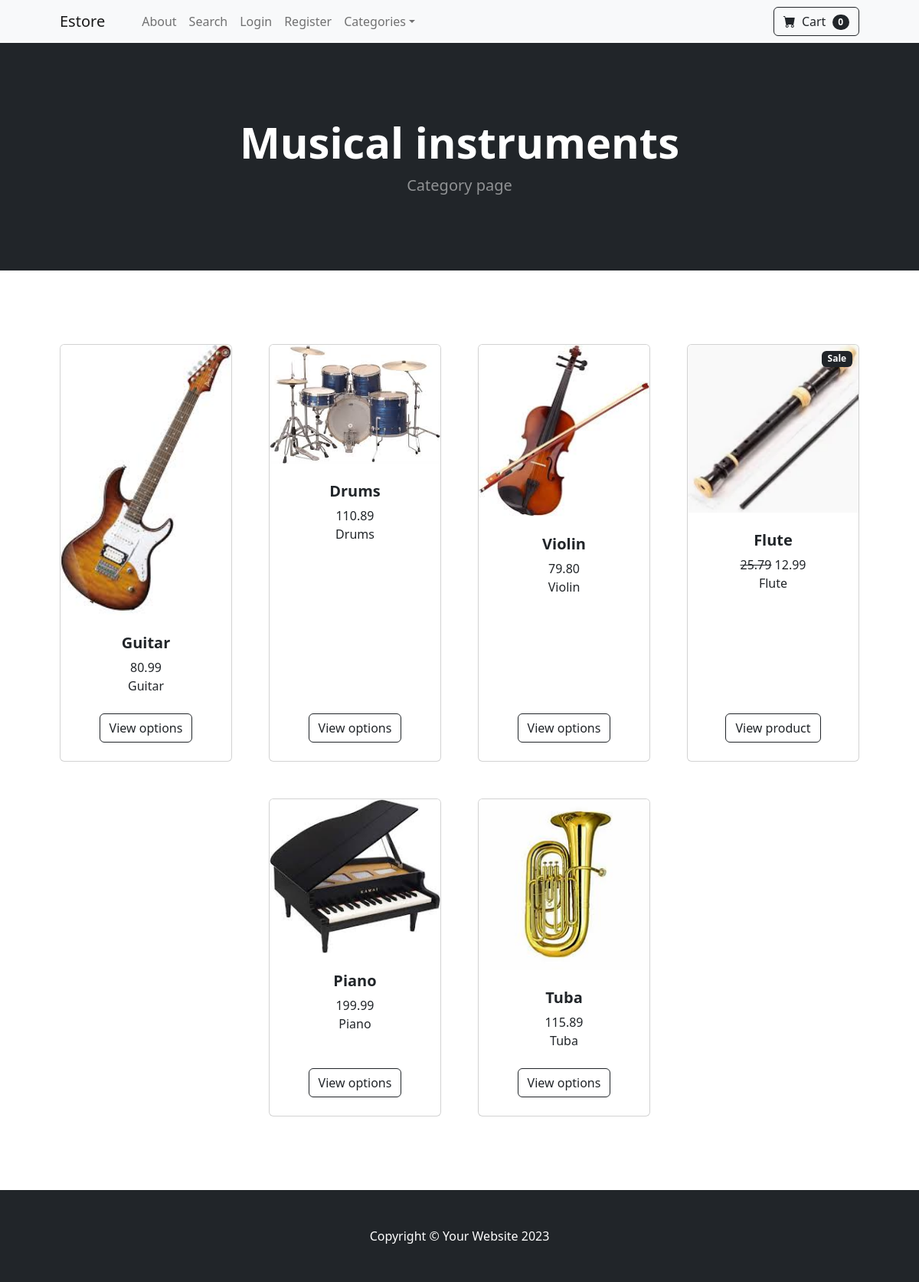
The app's page /category/Musical instruments/, older data.
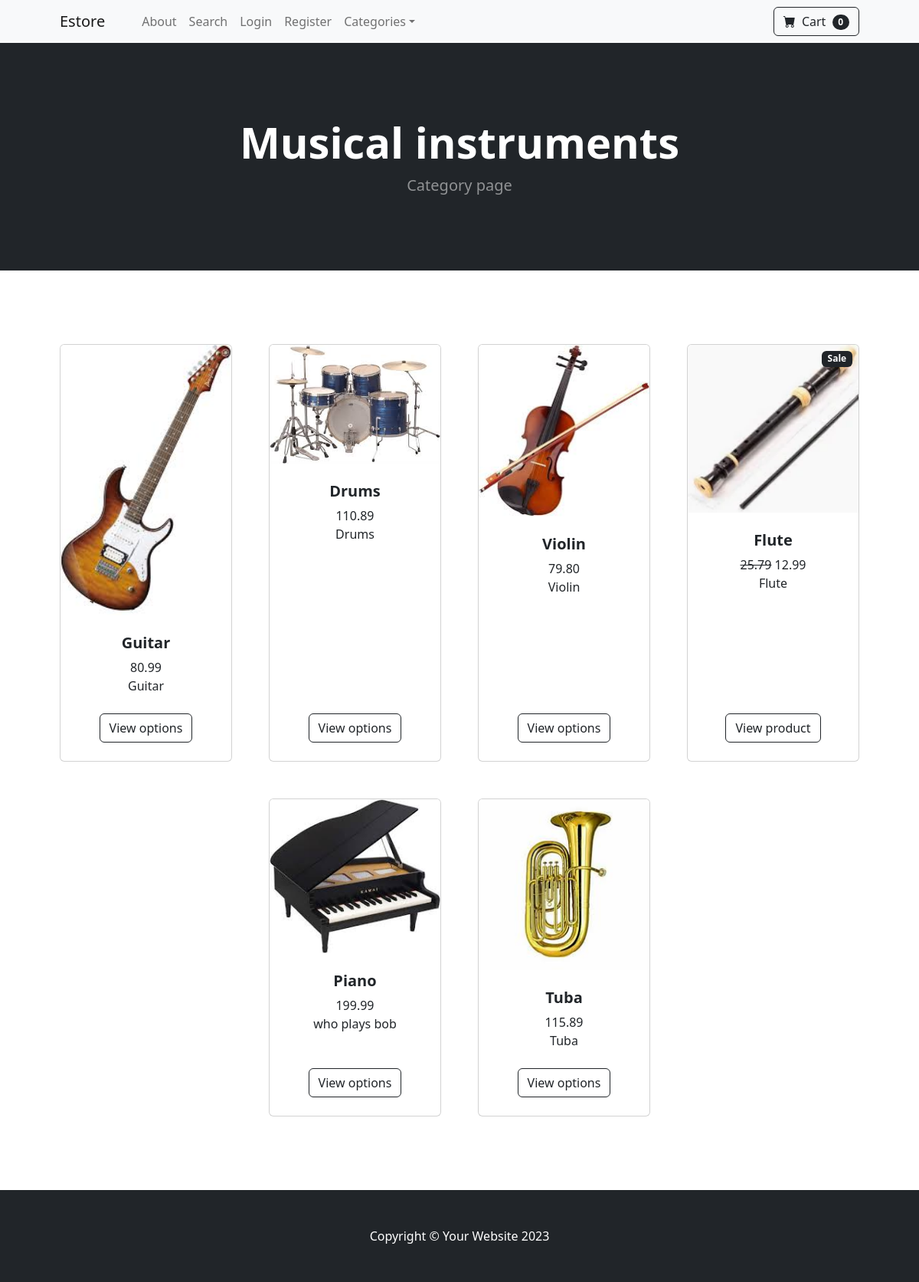
The same page, newer data.
### Estore/models.py (models this page shows, shortened)
class Product(models.Model):
    name = models.CharField(max_length=100)
    price = models.DecimalField(default=0, decimal_places=2, max_digits=7)
    category = models.ForeignKey(Category,on_delete=models.CASCADE,default = 1)
    description = models.CharField(max_length=1000,default = '',blank=True, null=True)
    image = models.ImageField(upload_to='upload/product/')
    is_sale = models.BooleanField(default = False)
    sale_price = models.DecimalField(default = 0 ,decimal_places= 2, max_digits=7)

### Estore/views.py (the view)
# urls.py: path('category/<str:nm>/',views.category, name="category"),
def category(request,nm):
    nm = nm.replace('-',' ')
    try:
        category = Category.objects.get(name = nm)
        products =Product.objects.filter(category  = category)
        return render(request, 'category.html',{'category':category, 'products':products})
    except:
        messages.error(request,('This category does not exist'))
        return redirect('home')

### Estore/models.py (called while the page is built)
    def __str__(self):
        return self.name

### cart/cart.py (called while the page is built)
    def __len__(self):#returns the length of the cart
        return len(self.cart)

### cart/context_processor.py (called while the page is built)
def cart(request):
    return {'cart': Cart(request)}

### Estore/templates/category.html
{% extends 'base.html' %}
{% block content %}
        <header class="bg-dark py-5">
            <div class="container px-4 px-lg-5 my-5">
                <div class="text-center text-white">
                    <h1 class="display-4 fw-bolder">{{ category }}</h1>
                    <p class="lead fw-normal text-white-50 mb-0">Category page</p>
                </div>
            </div>
        </header>
        <section class="py-5">
            <div class="container px-4 px-lg-5 mt-5">
                <div class="row gx-4 gx-lg-5 row-cols-2 row-cols-md-3 row-cols-xl-4 justify-content-center">
                    {% for product in products %}
                        {% if product.is_sale %}
                        <div class="col mb-5">
                            <div class="card h-100">
                                <div class="badge bg-dark text-white position-absolute" style="top: 0.5rem; right: 0.5rem">Sale</div>
                                <img class="card-img-top" src="{{product.image.url}}" alt="..." />
                                <div class="card-body p-4">
                                    <div class="text-center">
                                        <h5 class="fw-bolder">{{product.name}}</h5>
                                        <strike>{{product.price}}</strike>
                                        {{product.sale_price}}
                                        <br/>
                                        {{product.description}}
                                    </div>
                                </div>
                                <div class="card-footer p-4 pt-0 border-top-0 bg-transparent">
                                    <div class="text-center"><a class="btn btn-outline-dark mt-auto" href="{% url 'product' product.id %}">View product</a></div>
                                </div>
                            </div>
                        </div>
                        {% else %}
                        <div class="col mb-5">
                            <div class="card h-100">
                                <img class="card-img-top" src="{{product.image.url}}" alt="..." />
                                <div class="card-body p-4">
                                    <div class="text-center">
                                        <h5 class="fw-bolder">{{product.name}}</h5>
                                        {{product.price}}
                                        <br/>
                                        {{product.description}}
                                    </div>
                                </div>
                                <div class="card-footer p-4 pt-0 border-top-0 bg-transparent">
                                    <div class="text-center"><a class="btn btn-outline-dark mt-auto" href="{% url 'product' product.id %}">View options</a></div>
                                </div>
                            </div>
                        </div>
                        {% endif %}
                    {% endfor %}
                </div>
            </div>
        </section>
{% endblock %}

Row changes from the older to the newer data that the page shows:
changed Product "Piano": description "Piano" → "who plays bob"
